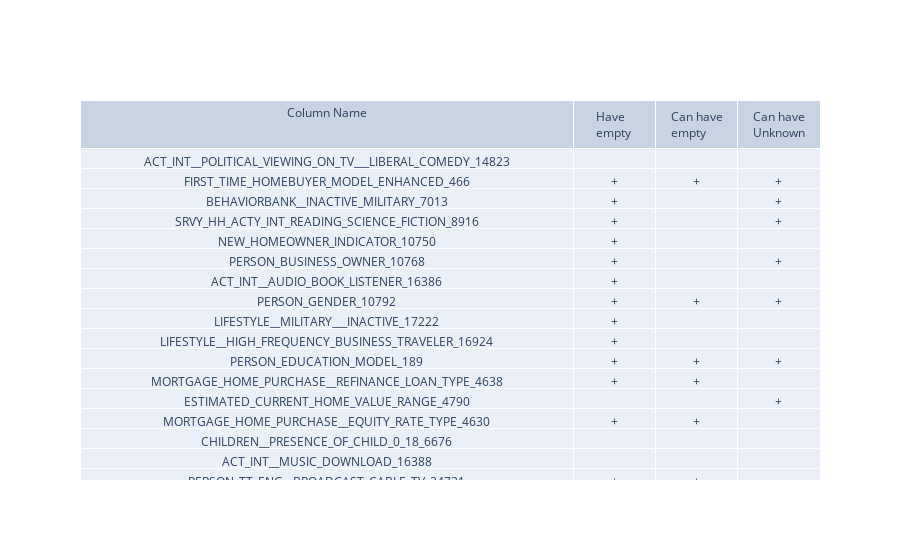

Notebook code for this chart:
### Code cell
col_names = load_main_column_names(segment_header_file)                

col_names_with_null = check_column_names(col_names, load_column_names("seg146HaveNullColumnNames.txt"))       
col_names_with_null_avail = check_column_names(col_names, load_column_names("seg146CanHaveNullColumnNames.txt"))                
col_names_with_unknown = check_column_names(col_names, load_column_names("seg146HaveUnknownColumnNames.txt"))             

print("seg146")
fig = go.Figure(data=[go.Table(columnwidth=[66,11,11,11], header=dict(values=["Column Name","Have empty","Can have empty", "Can have Unknown"]),
                 cells=dict(values=[col_names, col_names_with_null, col_names_with_null_avail, col_names_with_unknown]))
                     ])
fig.show()

### Figure 1 — Plotly figure (JSON) as saved in the notebook; plotly's stock layout.template omitted (floating-point values rounded to 4 significant figures; data arrays with more than 128 entries replaced by an {"elided": "..."} marker saying what was removed)
{"data": [{"cells": {"values": {"elided": "4x59 str values"}}, "columnwidth": [66, 11, 11, 11], "header": {"values": ["Column Name", "Have empty", "Can have empty", "Can have Unknown"]}, "type": "table"}], "layout": {}}
